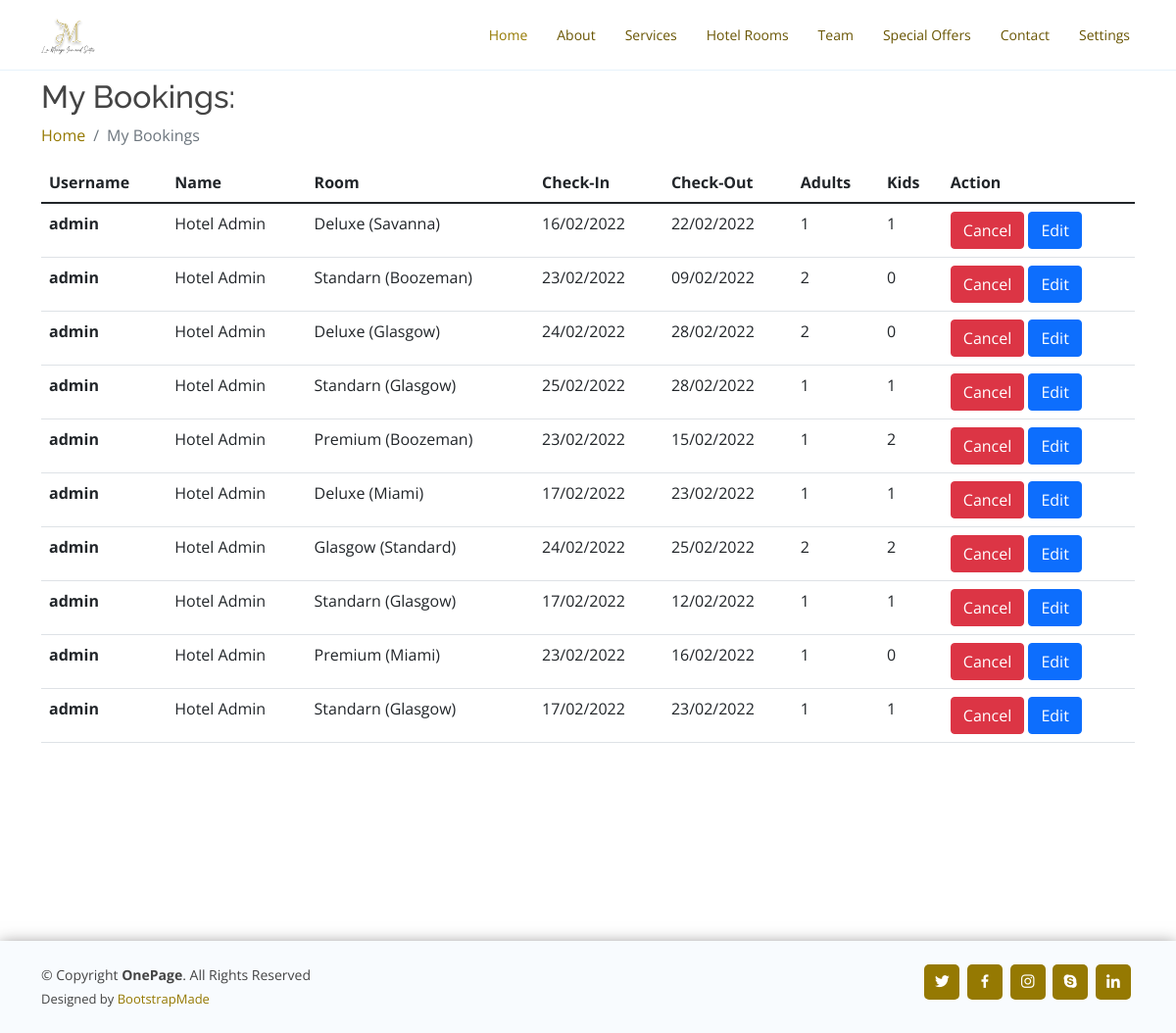
/my_bookings (signed in), run on an earlier commit of the app's database.
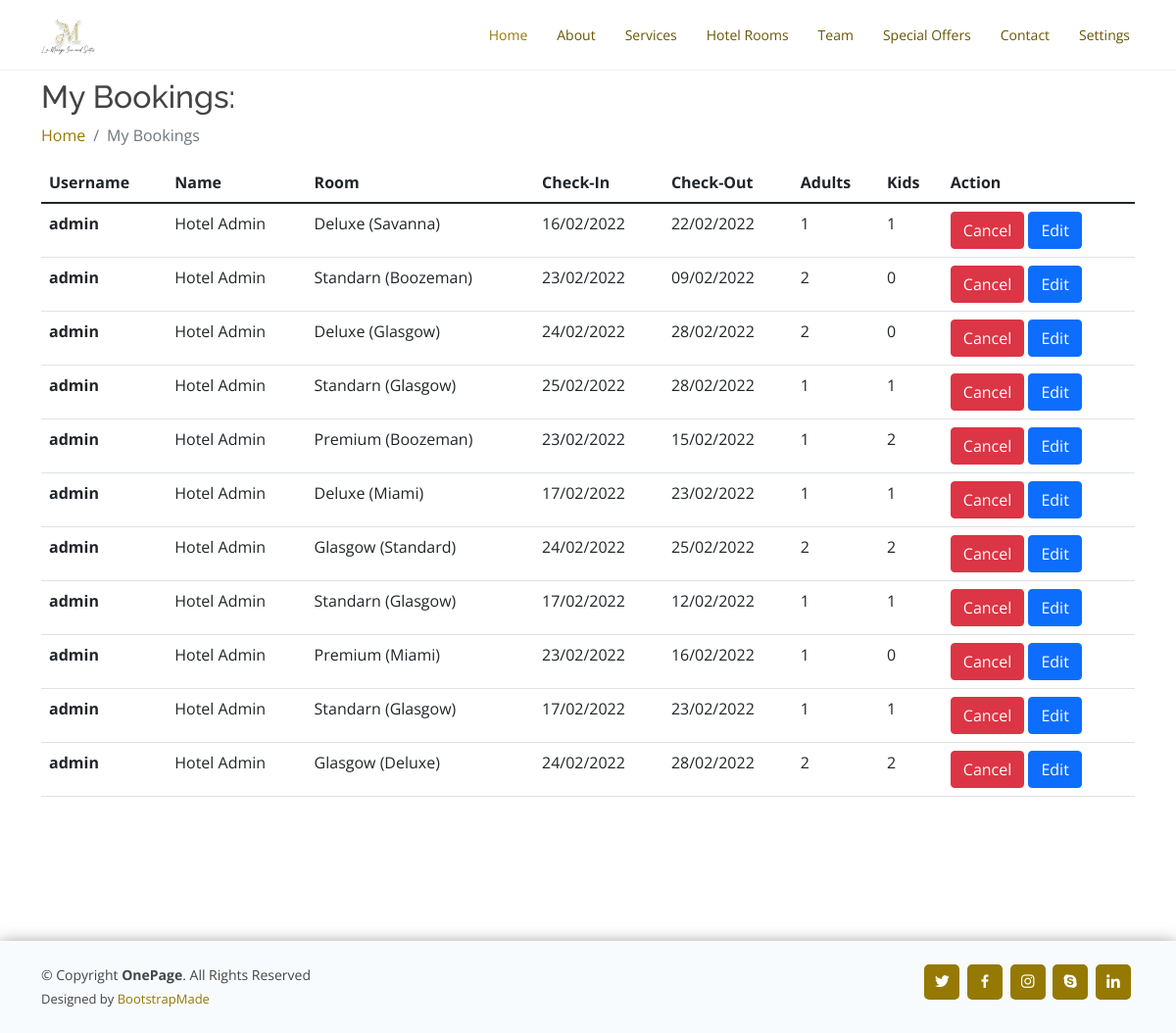
And on a later commit of the database.
### reservation/models.py (models this page shows, shortened)
class Booking(models.Model):
    client = models.ForeignKey(User, on_delete=models.CASCADE,related_name="booking",default=None)
    user_profile = models.ForeignKey(UserProfile, on_delete=models.CASCADE,related_name="booking_profile",default=None)
    checkIn = models.CharField(max_length=100)
    checkOut = models.CharField(max_length=100)
    numAdults = models.IntegerField(default=0)
    numKids = models.IntegerField(default=0)
    mop = models.CharField(max_length=200)
    room_category = models.CharField(max_length=200,default=None)
    room_type = models.CharField(max_length=200,default=None)
    is_cancelled = models.BooleanField(default=False,blank= True)
    created_at = models.DateTimeField(auto_now_add=True)
    update_at = models.DateTimeField(auto_now=True)

class User(AbstractUser):
    pass

### reservation/views.py (the view)
# urls.py: path("my_bookings",views.my_bookings,name="my_bookings"),
def my_bookings(request):
    user = request.user
    bookings = Booking.objects.filter(client=user)
    return render(request, "reservation/my_bookings.html",
                  {'bookings': bookings})

### reservation/templates/reservation/my_bookings.html (shortened to what this page needs)
{% extends 'reservation/profile_layout.html' %}
{% load static %}
{% block body %}
<h2>My Bookings:</h2>
<nav aria-label="breadcrumb" class="main-breadcrumb">
  <ol class="breadcrumb">
    <li class="breadcrumb-item"><a href="{% url 'index' %}">Home</a></li>
    <li class="breadcrumb-item active" aria-current="page">My Bookings</li>
  </ol>
</nav>
<div class="main-body" style="overflow-x: auto;">
  <table class="table">
    <thead class="thead-dark">
      <tr>
        <th scope="col">Username</th>
        <th scope="col">Name</th>
        <th scope="col">Room</th>
        <th scope="col">Check-In</th>
        <th scope="col">Check-Out</th>
        <th scope="col">Adults</th>
        <th scope="col">Kids</th>
        <th scope="col">Action</th>
      </tr>
    </thead>
    <tbody>
      {% for book in bookings %}
      <tr>
        <th scope="row">{{ book.client.username }}</th>
        <td>{{book.client.first_name}} {{book.client.last_name}}</td>
        <td>{{ book.room_type }} ({{ book.room_category }})</td>
        <td>{{ book.checkIn }}</td>
        <td>{{ book.checkOut }}</td>
        <td>{{ book.numAdults }}</td>
        <td>{{ book.numKids }}</td>
        <td>
          <a href="{% url 'cancel_booking' book.id %}" class="btn btn-danger">Cancel</a>
          <a href="{% url 'booking_edit' book.id %}" class="btn btn-primary">Edit</a>
        </td>
      </tr>
      {% endfor %}
    </tbody>
  </table>
</div>
{% endblock %}

### reservation/templates/reservation/profile_layout.html (shortened to what this page needs)
{% load static %}
<!DOCTYPE html>
<html lang="en">
<head>
  <link href="/static/reservation/assets/vendor/aos/aos.css" rel="stylesheet">
  <link href="/static/reservation/assets/vendor/bootstrap/css/bootstrap.min.css" rel="stylesheet">
  <link href="/static/reservation/assets/vendor/bootstrap-icons/bootstrap-icons.css" rel="stylesheet">
  <link href="/static/reservation/assets/vendor/boxicons/css/boxicons.min.css" rel="stylesheet">
  <link href="/static/reservation/assets/vendor/glightbox/css/glightbox.min.css" rel="stylesheet">
  <link href="/static/reservation/assets/vendor/remixicon/remixicon.css" rel="stylesheet">
  <link href="/static/reservation/assets/vendor/swiper/swiper-bundle.min.css" rel="stylesheet">
  <link href="/static/reservation/assets/css/style.css" rel="stylesheet">
  <link href="static/reservation/style.css" rel="stylesheet">
</head>
<body>
  <header id="header" class="fixed-top">
    <div class="container d-flex align-items-center justify-content-between">
      <h1 class="logo"><a href="{% url 'index' %}"><img src="/static/reservation/assets/img/LogoFinal1.svg" alt="LOGO" style="height: 50px;" class="img-fluid"></a></h1>
      <nav id="navbar" class="navbar">
        <ul>
          <li><a class="nav-link scrollto active" href="{% url 'index' %}">Home</a></li>
          <li><a class="nav-link scrollto" href="{% url 'index' %}">About</a></li>
          <li><a class="nav-link scrollto" href="{% url 'index' %}">Services</a></li>
          <li><a class="nav-link scrollto o" href="{% url 'index' %}">Hotel Rooms</a></li>
          <li><a class="nav-link scrollto" href="{% url 'index' %}">Team</a></li>
          <li><a class="nav-link scrollto" href="{% url 'index' %}">Special Offers</a></li>
          <li><a class="nav-link scrollto" href="{% url 'index' %}">Contact</a></li>
          <li class="dropdown"><a href="#"><span>Settings</span> </a>
          </li>
        </ul>
      </nav>
    </div>
  </header>
  <main id="main">
    <section class="inner-page">
      <div class="container">
        <div class="main-body">
          {% block body %}{% endblock %}
        </div>
      </div>
    </section>
  </main>
  <footer id="footer">
    <div class="container d-md-flex py-4">
      <div class="me-md-auto text-center text-md-start">
        <div class="copyright">
          &copy; Copyright <strong><span>OnePage</span></strong>. All Rights Reserved
        </div>
        <div class="credits">
          Designed by <a href="https://bootstrapmade.com/">BootstrapMade</a>
        </div>
      </div>
      <div class="social-links text-center text-md-right pt-3 pt-md-0">
        <a href="#" class="twitter"><i class="bx bxl-twitter"></i></a>
        <a href="#" class="facebook"><i class="bx bxl-facebook"></i></a>
        <a href="#" class="instagram"><i class="bx bxl-instagram"></i></a>
        <a href="#" class="google-plus"><i class="bx bxl-skype"></i></a>
        <a href="#" class="linkedin"><i class="bx bxl-linkedin"></i></a>
      </div>
    </div>
  </footer>
</body>
</html>

### reservation/static/reservation/assets/css/style.css (style rules this page uses)
body { font-family: "Open Sans", sans-serif; color: #444444; }
a { color: #957902; text-decoration: none; }
h1, h2, h3, h4, h5, h6 { font-family: "Raleway", sans-serif; }
#header { transition: all 0.5s; background: #fff; z-index: 997; padding: 15px 0; border-bottom: 1px solid #e6f2fb; }
#header .logo { font-size: 28px; margin: 0; padding: 0; line-height: 1; font-weight: 300; letter-spacing: 0.5px; font-family: "Poppins", sans-serif; }
#header .logo a { color: #695503; }
#header .logo img { max-height: 40px; }
.navbar { padding: 0; }
.navbar ul { margin: 0; padding: 0; display: flex; list-style: none; align-items: center; }
.navbar li { position: relative; }
.navbar a, .navbar a:focus { display: flex; align-items: center; justify-content: space-between; padding: 10px 0 10px 30px; font-size: 14px; color: #695503; white-space: nowrap; transition: 0.3s; }
.navbar a:hover, .navbar .active, .navbar .active:focus, .navbar li:hover > a { color: #957902; }
section { padding: 80px 0; overflow: hidden; }
#footer { color: #444444; font-size: 14px; background: #f8fbfe; box-shadow: 0px 2px 15px rgba(43, 39, 39, 0.514); }
#footer .credits { padding-top: 5px; font-size: 13px; color: #444444; }
#footer .social-links a { font-size: 18px; display: inline-block; background: #957902; color: #fff; line-height: 1; padding: 8px 0; margin-right: 4px; border-radius: 5px; text-align: center; width: 36px; height: 36px; transition: 0.3s; }

### reservation/static/reservation/style.css (style rules this page uses)
.main-body { height: 100vh; }

What changed in the data, as far as the page shows it:
added Booking: client.username "admin", client.first_name "Hotel", client.last_name "Admin", room_type "Glasgow", room_category "Deluxe", checkIn "24/02/2022", checkOut "28/02/2022", numAdults "2", numKids "2"
